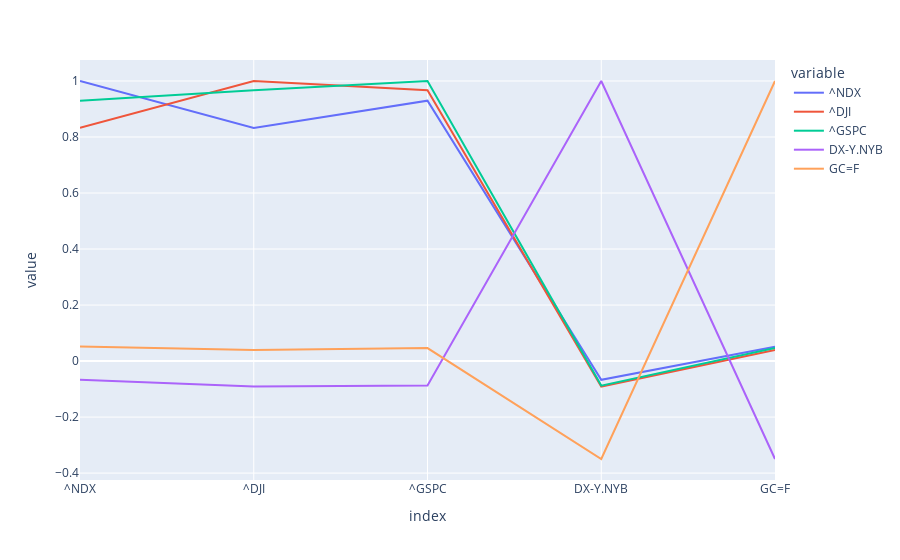

The code cell stored with this chart in its notebook:
### Code cell
correlation.plot()

### Figure 1 — Plotly figure (JSON) as saved in the notebook; plotly's stock layout.template omitted (floating-point values rounded to 4 significant figures)
{"data": [{"hovertemplate": "variable=^NDX<br>index=%{x}<br>value=%{y}<extra></extra>", "legendgroup": "^NDX", "line": {"color": "#636efa", "dash": "solid"}, "marker": {"symbol": "circle"}, "mode": "lines", "name": "^NDX", "orientation": "v", "showlegend": true, "type": "scatter", "x": ["^NDX", "^DJI", "^GSPC", "DX-Y.NYB", "GC=F"], "xaxis": "x", "y": [1, 0.8326, 0.9297, -0.06698, 0.05159], "yaxis": "y"}, {"hovertemplate": "variable=^DJI<br>index=%{x}<br>value=%{y}<extra></extra>", "legendgroup": "^DJI", "line": {"color": "#EF553B", "dash": "solid"}, "marker": {"symbol": "circle"}, "mode": "lines", "name": "^DJI", "orientation": "v", "showlegend": true, "type": "scatter", "x": ["^NDX", "^DJI", "^GSPC", "DX-Y.NYB", "GC=F"], "xaxis": "x", "y": [0.8326, 1, 0.9669, -0.09113, 0.03974], "yaxis": "y"}, {"hovertemplate": "variable=^GSPC<br>index=%{x}<br>value=%{y}<extra></extra>", "legendgroup": "^GSPC", "line": {"color": "#00cc96", "dash": "solid"}, "marker": {"symbol": "circle"}, "mode": "lines", "name": "^GSPC", "orientation": "v", "showlegend": true, "type": "scatter", "x": ["^NDX", "^DJI", "^GSPC", "DX-Y.NYB", "GC=F"], "xaxis": "x", "y": [0.9297, 0.9669, 1, -0.08761, 0.04639], "yaxis": "y"}, {"hovertemplate": "variable=DX-Y.NYB<br>index=%{x}<br>value=%{y}<extra></extra>", "legendgroup": "DX-Y.NYB", "line": {"color": "#ab63fa", "dash": "solid"}, "marker": {"symbol": "circle"}, "mode": "lines", "name": "DX-Y.NYB", "orientation": "v", "showlegend": true, "type": "scatter", "x": ["^NDX", "^DJI", "^GSPC", "DX-Y.NYB", "GC=F"], "xaxis": "x", "y": [-0.06698, -0.09113, -0.08761, 1, -0.3497], "yaxis": "y"}, {"hovertemplate": "variable=GC=F<br>index=%{x}<br>value=%{y}<extra></extra>", "legendgroup": "GC=F", "line": {"color": "#FFA15A", "dash": "solid"}, "marker": {"symbol": "circle"}, "mode": "lines", "name": "GC=F", "orientation": "v", "showlegend": true, "type": "scatter", "x": ["^NDX", "^DJI", "^GSPC", "DX-Y.NYB", "GC=F"], "xaxis": "x", "y": [0.05159, 0.03974, 0.04639, -0.3497, 1], "yaxis": "y"}], "layout": {"autosize": true, "legend": {"title": {"text": "variable"}, "tracegroupgap": 0}, "margin": {"t": 60}, "xaxis": {"anchor": "y", "autorange": true, "domain": [0, 1], "range": [0, 4], "title": {"text": "index"}, "type": "category"}, "yaxis": {"anchor": "x", "autorange": true, "domain": [0, 1], "range": [-0.4246, 1.075], "title": {"text": "value"}, "type": "linear"}}}
